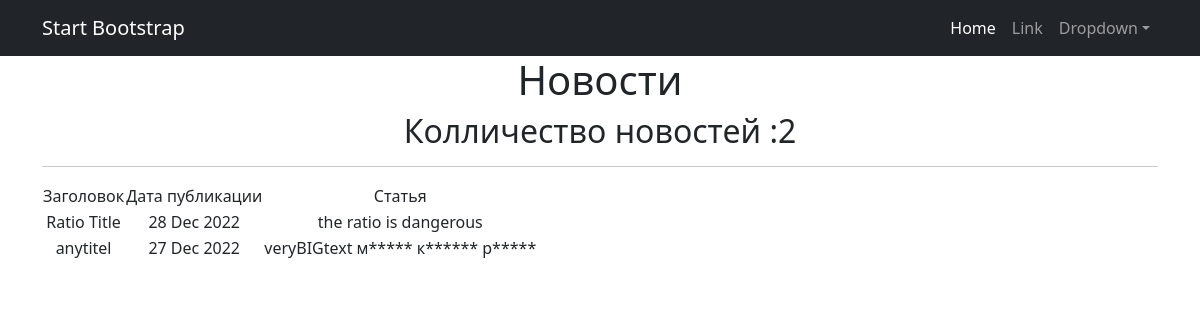
Page /news/ on the committed database.
### simpleapp/models.py (models this page shows, shortened)
class Post(models.Model):
    author = models.ForeignKey(Author, on_delete=models.CASCADE)
    NEWS = 'NW'
    ARTICLE = 'AR'
    CATEGORY_CHOICES = (
        (NEWS, 'Новость'),
        (ARTICLE, 'Статья')
    )
    categoryType = models.CharField(max_length=2, choices=CATEGORY_CHOICES, default=ARTICLE)
    dateCreation = models.DateTimeField(auto_now_add=True)
    postCategory = models.ManyToManyField(Category, through='PostCategory')
    title = models.CharField(max_length=128)
    text = models.TextField()
    rating = models.SmallIntegerField(default=0)

### simpleapp/views.py (the view)
class PostsList(ListView):
    model = Post
    ordering = 'title'
    template_name = 'posts.html'
    context_object_name = 'posts'
    def get_context_data(self, **kwargs):
        context = super().get_context_data(**kwargs)
        context['time_now'] = datetime.utcnow()
        context['next_sale'] = 'Распродажа в среду'
        return context

### simpleapp/templatetags/custom_filters.py (called while the page is built)
@register.filter()
def censor(value):
   if not isinstance(value, str):
      raise TypeError(f"unresolved type '{type(value)}' expected  type 'str'")
   for word in value.split():
      if word[len(word) - 1] in specialsimbols:
         word = word[:len(word) - 1]
      if word.lower() in bad_words:
         value = value.replace(word, f"{word[0]}{'*' * (len(word) - 2)}")
   return value

### templates/posts.html (shortened to what this page needs)
{% extends 'flatpages/default.html' %}
{% load custom_filters %}
{% block content %}
   <h1>Новости</h1>
    <h2>Колличество новостей :{{posts|length}}</h2>
   <hr>
   {% if posts %}
       <table>
           <tr>
               <td>Заголовок</td>
               <td>Дата публикации</td>
               <td>Статья</td>
           </tr>
           {% for post in posts %}
           <tr>
               <td>{{ post.title|censor }}</td>
               <td>{{ post.dateCreation|date:' d M Y' }}</td>
               <td>{{ post.text|truncatewords:20|censor }}</td>
           </tr>
           {% endfor %}
       </table>
   {% else %}
       <h2>Новостей нет!</h2>
   {% endif %}
{% endblock content %}

### rows in the picture
Post: title|censor "Ratio Title", dateCreation "28 Dec 2022", text|censor "the ratio is dangerous"
Post: title|censor "anytitel", dateCreation "27 Dec 2022", text|censor "veryBIGtext м***** к****** р*****"

### other values in the picture
{{ posts|length }} "2"
